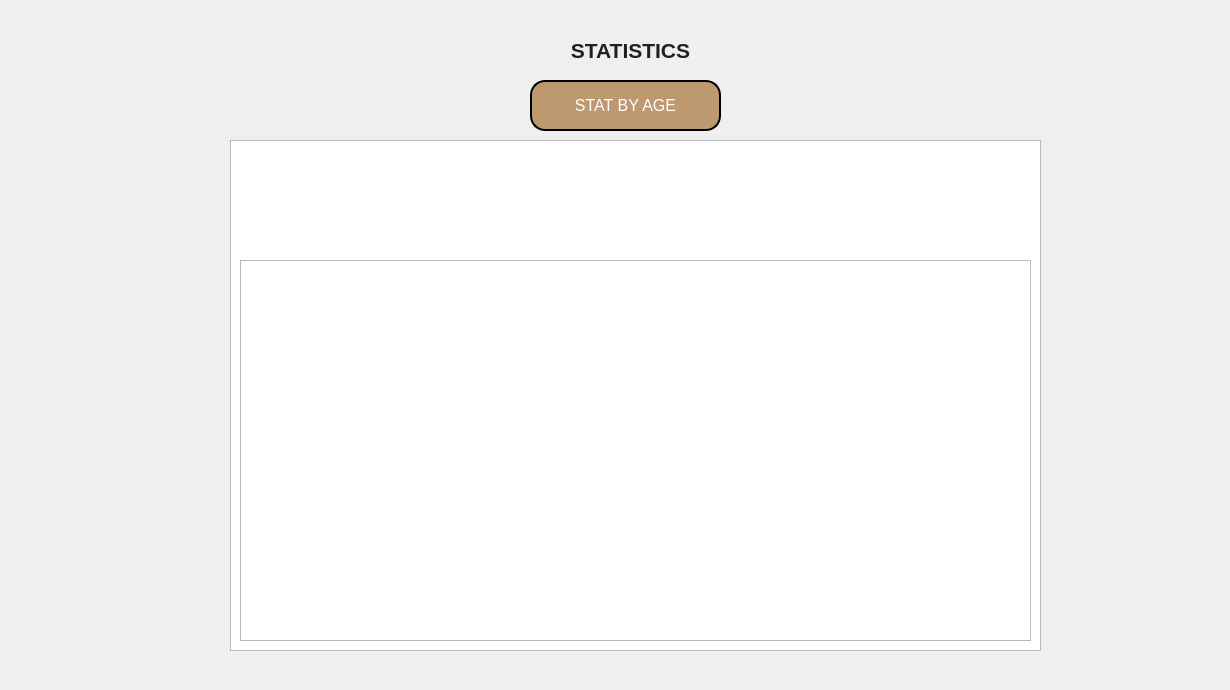
    <widget class="QWidget" name="page_5">
     <widget class="QListView" name="listView">
      <property name="geometry">
       <rect>
        <x>230</x>
        <y>140</y>
        <width>811</width>
        <height>511</height>
       </rect>
      </property>
      <property name="styleSheet">
       <string notr="true"/>
      </property>
     </widget>
     <widget class="QWidget" name="horizontalLayoutWidget">
      <property name="geometry">
       <rect>
        <x>240</x>
        <y>260</y>
        <width>791</width>
        <height>381</height>
       </rect>
      </property>
      <layout class="QHBoxLayout" name="setLayout">
       <item>
        <widget class="QWidget" name="placeholderWidget" native="true"/>
       </item>
      </layout>
     </widget>
     <widget class="QWidget" name="horizontalLayoutWidget_2">
      <property name="geometry">
       <rect>
        <x>240</x>
        <y>260</y>
        <width>791</width>
        <height>381</height>
       </rect>
      </property>
      <layout class="QHBoxLayout" name="horizontalLayout">
       <item>
        <widget class="QFrame" name="chartFrame">
         <property name="styleSheet">
          <string notr="true">QTableView {
    background-color: #f4d69a; /* Light brown background color */
    border: 2px solid #996515; /* Dark brown border with 2px width */
    border-radius: 15px; /* Border radius of 15px for rounded corners */
}

QTableView::item {
    color: #3a3a3a; /* Dark gray text color */
    font-family: Arial, sans-serif; /* Font family */
    font-size: 14px; /* Font size */
}

QTableView::item:selected {
    background-color: #e0b86e; /* Lighter brown background color for selected items */
}

QTableView::item:focus {
    background-color: #996515; /* Dark brown background color for focused items */
}

QScrollBar:vertical {
    border: 1px solid #996515; /* Dark brown border for vertical scrollbar */
    background: #f4d69a; /* Light brown background color for vertical scrollbar */
    width: 20px; /* Width of the vertical scrollbar */
    margin: 0px 0px 0px 0px; /* Margin */
}

QScrollBar::handle:vertical {
    background: #996515; /* Dark brown handle color for vertical scrollbar */
    min-height: 20px; /* Minimum height of the handle */
    border-radius: 10px; /* Border radius of the handle */
}

QScrollBar::handle:vertical:hover {
    background: #6b472e; /* Darker brown handle color for vertical scrollbar on hover */
}

QScrollBar::add-line:vertical {
    border: 1px solid #996515; /* Dark brown border for vertical scrollbar add line */
    background: #f4d69a; /* Light brown background color for vertical scrollbar add line */
    height: 20px; /* Height of the add line */
    subcontrol-position: bottom; /* Position at the bottom */
    subcontrol-origin: margin; /* Origin from the margin */
}

QScrollBar::sub-line:vertical {
    border: 1px solid #996515; /* Dark brown border for vertical scrollbar sub line */
    background: #f4d69a; /* Light brown background color for vertical scrollbar sub line */
    height: 20px; /* Height of the sub line */
    subcontrol-position: top; /* Position at the top */
    subcontrol-origin: margin; /* Origin from the margin */
}

QScrollBar::up-arrow:vertical, QScrollBar::down-arrow:vertical {
    border: 1px solid #996515; /* Dark brown border for vertical scrollbar arrows */
    width: 10px; /* Width of the arrows */
    height: 10px; /* Height of the arrows */
    background: #f4d69a; /* Light brown background color for arrows */
}

QScrollBar::add-page:vertical, QScrollBar::sub-page:vertical {
    background: none; /* No background for page */
}</string>
         </property>
         <property name="frameShape">
          <enum>QFrame::StyledPanel</enum>
         </property>
         <property name="frameShadow">
          <enum>QFrame::Raised</enum>
         </property>
        </widget>
       </item>
      </layout>
     </widget>
     <widget class="QPushButton" name="statAge">
      <property name="geometry">
       <rect>
        <x>530</x>
        <y>80</y>
        <width>191</width>
        <height>51</height>
       </rect>
      </property>
      <property name="styleSheet">
       <string notr="true">QPushButton {
    font-size: 12pt; /* Larger font size */
    border: 2px solid #000000; /* Black border */
    border-radius: 15px; /* Rounded corners */
    padding: 12px 24px; /* Increased padding for better spacing */
    color: #ffffff; /* White text */
    background-color: #be996f; /* Gold background */
}

QPushButton:hover {
    background-color: #8b5f3d; /* Darker gold on hover */
}

QPushButton:pressed {
    background-color: #9e4b0f; /* Darker gold when pressed */
}
</string>
      </property>
      <property name="text">
       <string>STAT BY AGE</string>
      </property>
      <property name="iconSize">
       <size>
        <width>33</width>
        <height>33</height>
       </size>
      </property>
      <property name="autoRepeat">
       <bool>false</bool>
      </property>
      <property name="autoExclusive">
       <bool>false</bool>
      </property>
      <property name="flat">
       <bool>false</bool>
      </property>
     </widget>
     <widget class="QLabel" name="label_39">
      <property name="geometry">
       <rect>
        <x>220</x>
        <y>30</y>
        <width>821</width>
        <height>41</height>
       </rect>
      </property>
      <property name="styleSheet">
       <string notr="true">QLabel{
    color: rgb(31, 32, 33);
    font-weight: bold; /* Add this line to set the font weight to bold */
}

</string>
      </property>
      <property name="text">
       <string>&lt;html&gt;&lt;head/&gt;&lt;body&gt;&lt;p align=&quot;center&quot;&gt;&lt;span style=&quot; font-size:16pt;&quot;&gt;STATISTICS&lt;/span&gt;&lt;/p&gt;&lt;/body&gt;&lt;/html&gt;</string>
      </property>
     </widget>
     <widget class="QLabel" name="label_43">
      <property name="geometry">
       <rect>
        <x>180</x>
        <y>20</y>
        <width>1041</width>
        <height>661</height>
       </rect>
      </property>
      <property name="styleSheet">
       <string notr="true">QPushButton {
    font-size: 12pt; /* Larger font size */
    border: 2px solid #000000; /* Black border */
    border-radius: 15px; /* Rounded corners */
    padding: 12px 24px; /* Increased padding for better spacing */
    color: #ffffff; /* White text */
    background-color: #f4d69a; /* Gold background */
}

</string>
      </property>
      <property name="text">
       <string/>
      </property>
     </widget>
     <zorder>label_43</zorder>
     <zorder>listView</zorder>
     <zorder>horizontalLayoutWidget</zorder>
     <zorder>horizontalLayoutWidget_2</zorder>
     <zorder>statAge</zorder>
     <zorder>label_39</zorder>
    </widget>
